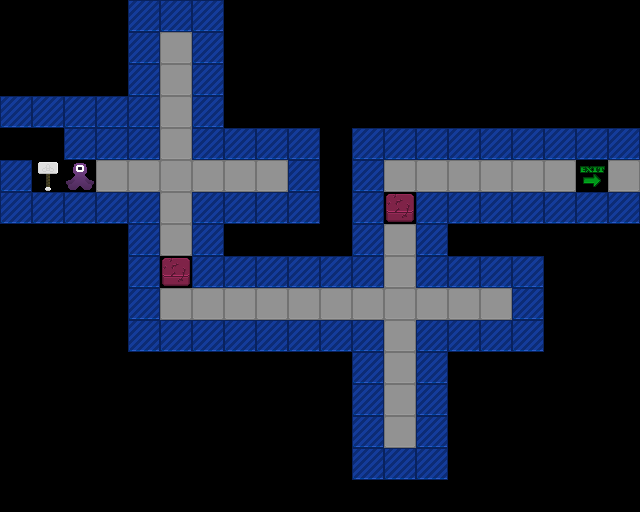

A level layout from a 2D game, rendered from its tile map. Below: a short description, then the map file with its tile-grid data intact:
An orthogonal 20x16 tile map with 32x32 px tiles, 1 tile layer (Tile Layer 1).

<map version="1.5" tiledversion="1.7.0" orientation="orthogonal" renderorder="right-down" width="20" height="16" tilewidth="32" tileheight="32" infinite="0" nextlayerid="2" nextobjectid="1">
 <tileset firstgid="1" source="project-mjolnir.tsx" />
 <layer id="1" name="Tile Layer 1" width="20" height="16">
  <data encoding="csv">
0,0,0,0,4,4,4,0,0,0,0,0,0,0,0,0,0,0,0,0,
0,0,0,0,4,3,4,0,0,0,0,0,0,0,0,0,0,0,0,0,
0,0,0,0,4,3,4,0,0,0,0,0,0,0,0,0,0,0,0,0,
4,4,4,4,4,3,4,0,0,0,0,0,0,0,0,0,0,0,0,0,
0,0,4,4,4,3,4,4,4,4,0,4,4,4,4,4,4,4,4,4,
4,48,50,3,3,3,3,3,3,4,0,4,3,3,3,3,3,3,18,3,
4,4,4,4,4,3,4,4,4,4,0,4,1,4,4,4,4,4,4,4,
0,0,0,0,4,3,4,0,0,0,0,4,3,4,0,0,0,0,0,0,
0,0,0,0,4,1,4,4,4,4,4,4,3,4,4,4,4,0,0,0,
0,0,0,0,4,3,3,3,3,3,3,3,3,3,3,3,4,0,0,0,
0,0,0,0,4,4,4,4,4,4,4,4,3,4,4,4,4,0,0,0,
0,0,0,0,0,0,0,0,0,0,0,4,3,4,0,0,0,0,0,0,
0,0,0,0,0,0,0,0,0,0,0,4,3,4,0,0,0,0,0,0,
0,0,0,0,0,0,0,0,0,0,0,4,3,4,0,0,0,0,0,0,
0,0,0,0,0,0,0,0,0,0,0,4,4,4,0,0,0,0,0,0,
0,0,0,0,0,0,0,0,0,0,0,0,0,0,0,0,0,0,0,0
</data>
 </layer>
</map>
